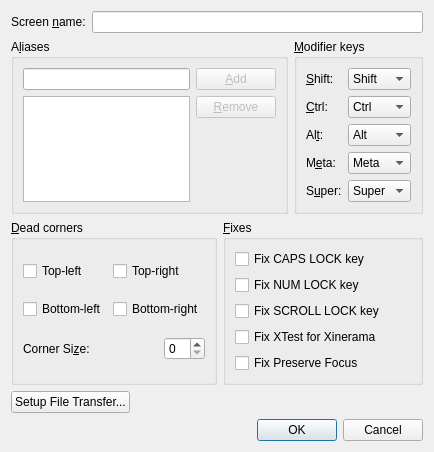
<?xml version="1.0" encoding="UTF-8"?>
<ui version="4.0">
 <class>ScreenSettingsDialog</class>
 <widget class="QDialog" name="ScreenSettingsDialog">
  <property name="geometry">
   <rect>
    <x>0</x>
    <y>0</y>
    <width>434</width>
    <height>437</height>
   </rect>
  </property>
  <property name="windowTitle">
   <string>Screen Settings</string>
  </property>
  <layout class="QVBoxLayout">
   <item>
    <layout class="QHBoxLayout">
     <item>
      <widget class="QLabel" name="label_7">
       <property name="text">
        <string>Screen &amp;name:</string>
       </property>
       <property name="buddy">
        <cstring>m_pLineEditName</cstring>
       </property>
      </widget>
     </item>
     <item>
      <widget class="QLineEdit" name="m_pLineEditName"/>
     </item>
    </layout>
   </item>
   <item>
    <layout class="QHBoxLayout">
     <item>
      <widget class="QGroupBox" name="m_pGroupAliases">
       <property name="enabled">
        <bool>true</bool>
       </property>
       <property name="title">
        <string>A&amp;liases</string>
       </property>
       <property name="checked">
        <bool>false</bool>
       </property>
       <layout class="QGridLayout">
        <item row="0" column="0">
         <widget class="QLineEdit" name="m_pLineEditAlias"/>
        </item>
        <item row="0" column="1">
         <widget class="QPushButton" name="m_pButtonAddAlias">
          <property name="enabled">
           <bool>false</bool>
          </property>
          <property name="text">
           <string>&amp;Add</string>
          </property>
         </widget>
        </item>
        <item row="1" column="0" rowspan="2">
         <widget class="QListWidget" name="m_pListAliases">
          <property name="selectionMode">
           <enum>QAbstractItemView::ExtendedSelection</enum>
          </property>
         </widget>
        </item>
        <item row="1" column="1">
         <widget class="QPushButton" name="m_pButtonRemoveAlias">
          <property name="enabled">
           <bool>false</bool>
          </property>
          <property name="text">
           <string>&amp;Remove</string>
          </property>
         </widget>
        </item>
        <item row="2" column="1">
         <spacer>
          <property name="orientation">
           <enum>Qt::Vertical</enum>
          </property>
          <property name="sizeHint" stdset="0">
           <size>
            <width>20</width>
            <height>126</height>
           </size>
          </property>
         </spacer>
        </item>
       </layout>
      </widget>
     </item>
     <item>
      <widget class="QGroupBox" name="m_pGroupModifiers">
       <property name="title">
        <string>&amp;Modifier keys</string>
       </property>
       <property name="checked">
        <bool>false</bool>
       </property>
       <layout class="QGridLayout">
        <item row="0" column="0">
         <widget class="QLabel" name="label_2">
          <property name="text">
           <string>&amp;Shift:</string>
          </property>
          <property name="buddy">
           <cstring>m_pComboBoxShift</cstring>
          </property>
         </widget>
        </item>
        <item row="0" column="1">
         <widget class="QComboBox" name="m_pComboBoxShift">
          <item>
           <property name="text">
            <string>Shift</string>
           </property>
          </item>
          <item>
           <property name="text">
            <string>Ctrl</string>
           </property>
          </item>
          <item>
           <property name="text">
            <string>Alt</string>
           </property>
          </item>
          <item>
           <property name="text">
            <string>Meta</string>
           </property>
          </item>
          <item>
           <property name="text">
            <string>Super</string>
           </property>
          </item>
          <item>
           <property name="text">
            <string>None</string>
           </property>
          </item>
         </widget>
        </item>
        <item row="1" column="0">
         <widget class="QLabel" name="label_3">
          <property name="text">
           <string>&amp;Ctrl:</string>
          </property>
          <property name="buddy">
           <cstring>m_pComboBoxCtrl</cstring>
          </property>
         </widget>
        </item>
        <item row="1" column="1">
         <widget class="QComboBox" name="m_pComboBoxCtrl">
          <property name="currentIndex">
           <number>1</number>
          </property>
          <item>
           <property name="text">
            <string>Shift</string>
           </property>
          </item>
          <item>
           <property name="text">
            <string>Ctrl</string>
           </property>
          </item>
          <item>
           <property name="text">
            <string>Alt</string>
           </property>
          </item>
          <item>
           <property name="text">
            <string>Meta</string>
           </property>
          </item>
          <item>
           <property name="text">
            <string>Super</string>
           </property>
          </item>
          <item>
           <property name="text">
            <string>None</string>
           </property>
          </item>
         </widget>
        </item>
        <item row="2" column="0">
         <widget class="QLabel" name="label_4">
          <property name="text">
           <string>Al&amp;t:</string>
          </property>
          <property name="buddy">
           <cstring>m_pComboBoxAlt</cstring>
          </property>
         </widget>
        </item>
        <item row="2" column="1">
         <widget class="QComboBox" name="m_pComboBoxAlt">
          <property name="currentIndex">
           <number>2</number>
          </property>
          <item>
           <property name="text">
            <string>Shift</string>
           </property>
          </item>
          <item>
           <property name="text">
            <string>Ctrl</string>
           </property>
          </item>
          <item>
           <property name="text">
            <string>Alt</string>
           </property>
          </item>
          <item>
           <property name="text">
            <string>Meta</string>
           </property>
          </item>
          <item>
           <property name="text">
            <string>Super</string>
           </property>
          </item>
          <item>
           <property name="text">
            <string>None</string>
           </property>
          </item>
         </widget>
        </item>
        <item row="3" column="0">
         <widget class="QLabel" name="label_5">
          <property name="text">
           <string>M&amp;eta:</string>
          </property>
          <property name="buddy">
           <cstring>m_pComboBoxMeta</cstring>
          </property>
         </widget>
        </item>
        <item row="3" column="1">
         <widget class="QComboBox" name="m_pComboBoxMeta">
          <property name="currentIndex">
           <number>3</number>
          </property>
          <item>
           <property name="text">
            <string>Shift</string>
           </property>
          </item>
          <item>
           <property name="text">
            <string>Ctrl</string>
           </property>
          </item>
          <item>
           <property name="text">
            <string>Alt</string>
           </property>
          </item>
          <item>
           <property name="text">
            <string>Meta</string>
           </property>
          </item>
          <item>
           <property name="text">
            <string>Super</string>
           </property>
          </item>
          <item>
           <property name="text">
            <string>None</string>
           </property>
          </item>
         </widget>
        </item>
        <item row="4" column="0">
         <widget class="QLabel" name="label_6">
          <property name="text">
           <string>S&amp;uper:</string>
          </property>
          <property name="buddy">
           <cstring>m_pComboBoxSuper</cstring>
          </property>
         </widget>
        </item>
        <item row="4" column="1">
         <widget class="QComboBox" name="m_pComboBoxSuper">
          <property name="currentIndex">
           <number>4</number>
          </property>
          <item>
           <property name="text">
            <string>Shift</string>
           </property>
          </item>
          <item>
           <property name="text">
            <string>Ctrl</string>
           </property>
          </item>
          <item>
           <property name="text">
            <string>Alt</string>
           </property>
          </item>
          <item>
           <property name="text">
            <string>Meta</string>
           </property>
          </item>
          <item>
           <property name="text">
            <string>Super</string>
           </property>
          </item>
          <item>
           <property name="text">
            <string>None</string>
           </property>
          </item>
         </widget>
        </item>
        <item row="5" column="0">
         <spacer>
          <property name="orientation">
           <enum>Qt::Vertical</enum>
          </property>
          <property name="sizeHint" stdset="0">
           <size>
            <width>20</width>
            <height>40</height>
           </size>
          </property>
         </spacer>
        </item>
       </layout>
      </widget>
     </item>
    </layout>
   </item>
   <item>
    <layout class="QHBoxLayout">
     <item>
      <widget class="QGroupBox" name="m_pGroupSwitchCorners">
       <property name="title">
        <string>&amp;Dead corners</string>
       </property>
       <property name="checked">
        <bool>false</bool>
       </property>
       <layout class="QGridLayout">
        <item row="0" column="0">
         <widget class="QCheckBox" name="m_pCheckBoxCornerTopLeft">
          <property name="text">
           <string>Top-left</string>
          </property>
         </widget>
        </item>
        <item row="0" column="1">
         <widget class="QCheckBox" name="m_pCheckBoxCornerTopRight">
          <property name="text">
           <string>Top-right</string>
          </property>
         </widget>
        </item>
        <item row="1" column="0">
         <widget class="QCheckBox" name="m_pCheckBoxCornerBottomLeft">
          <property name="text">
           <string>Bottom-left</string>
          </property>
         </widget>
        </item>
        <item row="1" column="1">
         <widget class="QCheckBox" name="m_pCheckBoxCornerBottomRight">
          <property name="text">
           <string>Bottom-right</string>
          </property>
         </widget>
        </item>
        <item row="2" column="0" colspan="2">
         <layout class="QHBoxLayout">
          <item>
           <widget class="QLabel" name="label">
            <property name="text">
             <string>Corner Si&amp;ze:</string>
            </property>
            <property name="buddy">
             <cstring>m_pSpinBoxSwitchCornerSize</cstring>
            </property>
           </widget>
          </item>
          <item>
           <spacer>
            <property name="orientation">
             <enum>Qt::Horizontal</enum>
            </property>
            <property name="sizeHint" stdset="0">
             <size>
              <width>40</width>
              <height>20</height>
             </size>
            </property>
           </spacer>
          </item>
          <item>
           <widget class="QSpinBox" name="m_pSpinBoxSwitchCornerSize"/>
          </item>
         </layout>
        </item>
       </layout>
      </widget>
     </item>
     <item>
      <widget class="QGroupBox" name="m_pGroupFixes">
       <property name="title">
        <string>&amp;Fixes</string>
       </property>
       <property name="checked">
        <bool>false</bool>
       </property>
       <layout class="QGridLayout">
        <item row="0" column="0">
         <widget class="QCheckBox" name="m_pCheckBoxCapsLock">
          <property name="text">
           <string>Fix CAPS LOCK key</string>
          </property>
         </widget>
        </item>
        <item row="1" column="0">
         <widget class="QCheckBox" name="m_pCheckBoxNumLock">
          <property name="text">
           <string>Fix NUM LOCK key</string>
          </property>
         </widget>
        </item>
        <item row="2" column="0">
         <widget class="QCheckBox" name="m_pCheckBoxScrollLock">
          <property name="text">
           <string>Fix SCROLL LOCK key</string>
          </property>
         </widget>
        </item>
        <item row="3" column="0">
         <widget class="QCheckBox" name="m_pCheckBoxXTest">
          <property name="text">
           <string>Fix XTest for Xinerama</string>
          </property>
          <property name="checked">
           <bool>false</bool>
          </property>
         </widget>
        </item>
	<item row="4" column="0">
         <widget class="QCheckBox" name="m_pCheckBoxPreserveFocus">
          <property name="text">
           <string>Fix Preserve Focus</string>
          </property>
          <property name="checked">
           <bool>false</bool>
          </property>
         </widget>
        </item>
        <item row="5" column="0">
         <spacer>
          <property name="orientation">
           <enum>Qt::Vertical</enum>
          </property>
          <property name="sizeHint" stdset="0">
           <size>
            <width>20</width>
            <height>40</height>
           </size>
          </property>
         </spacer>
        </item>
       </layout>
      </widget>
     </item>
    </layout>
   </item>
   <item>
    <layout class="QHBoxLayout">
     <item>
      <widget class="QPushButton" name="m_pButtonFileTransferSetup">
       <property name="text">
        <string>Setup File Transfer...</string>
       </property>
      </widget>
     </item>
     <item>
      <spacer name="horizontalSpacer">
       <property name="orientation">
        <enum>Qt::Horizontal</enum>
       </property>
       <property name="sizeHint" stdset="0">
        <size>
         <width>40</width>
         <height>20</height>
        </size>
       </property>
      </spacer>
     </item>
    </layout>
   </item>
   <item>
    <spacer>
     <property name="orientation">
      <enum>Qt::Vertical</enum>
     </property>
     <property name="sizeHint" stdset="0">
      <size>
       <width>20</width>
       <height>40</height>
      </size>
     </property>
    </spacer>
   </item>
   <item>
    <widget class="QDialogButtonBox" name="m_pButtonBox">
     <property name="orientation">
      <enum>Qt::Horizontal</enum>
     </property>
     <property name="standardButtons">
      <set>QDialogButtonBox::Cancel|QDialogButtonBox::Ok</set>
     </property>
    </widget>
   </item>
  </layout>
 </widget>
 <resources/>
 <connections>
  <connection>
   <sender>m_pButtonBox</sender>
   <signal>accepted()</signal>
   <receiver>ScreenSettingsDialog</receiver>
   <slot>accept()</slot>
   <hints>
    <hint type="sourcelabel">
     <x>222</x>
     <y>502</y>
    </hint>
    <hint type="destinationlabel">
     <x>157</x>
     <y>274</y>
    </hint>
   </hints>
  </connection>
  <connection>
   <sender>m_pButtonBox</sender>
   <signal>rejected()</signal>
   <receiver>ScreenSettingsDialog</receiver>
   <slot>reject()</slot>
   <hints>
    <hint type="sourcelabel">
     <x>290</x>
     <y>508</y>
    </hint>
    <hint type="destinationlabel">
     <x>286</x>
     <y>274</y>
    </hint>
   </hints>
  </connection>
 </connections>
</ui>
